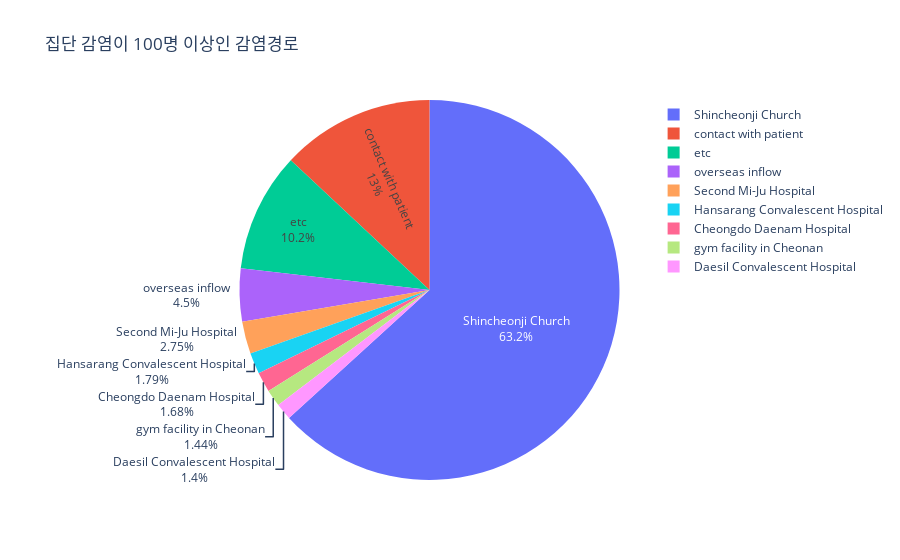

Here is the notebook cell this chart was saved with:
### Code cell
# 100명 이상 감염경로 그래프
# case100_1데이터에서 values(값) = confirmed, names = case100_1.index 크기 순으로 나온값
fig = px.pie(case100_1, values='confirmed', names= case100_1.index,
                 title= '집단 감염이 100명 이상인 감염경로') # 제목
fig.update_traces( textinfo='percent+label')  # percent와 label이 나오게
fig.show()

### Figure 1 — Plotly figure (JSON) as saved in the notebook; plotly's stock layout.template omitted (floating-point values rounded to 4 significant figures)
{"data": [{"domain": {"x": [0, 1], "y": [0, 1]}, "hovertemplate": "infection_case=%{label}<br>confirmed=%{value}<extra></extra>", "labels": ["Shincheonji Church", "contact with patient", "etc", "overseas inflow", "Second Mi-Ju Hospital", "Hansarang Convalescent Hospital", "Cheongdo Daenam Hospital", "gym facility in Cheonan", "Daesil Convalescent Hospital"], "legendgroup": "", "name": "", "showlegend": true, "textinfo": "percent+label", "type": "pie", "values": [4510, 929, 724, 321, 196, 128, 120, 103, 100]}], "layout": {"legend": {"tracegroupgap": 0}, "title": {"text": "집단 감염이 100명 이상인 감염경로"}}}
